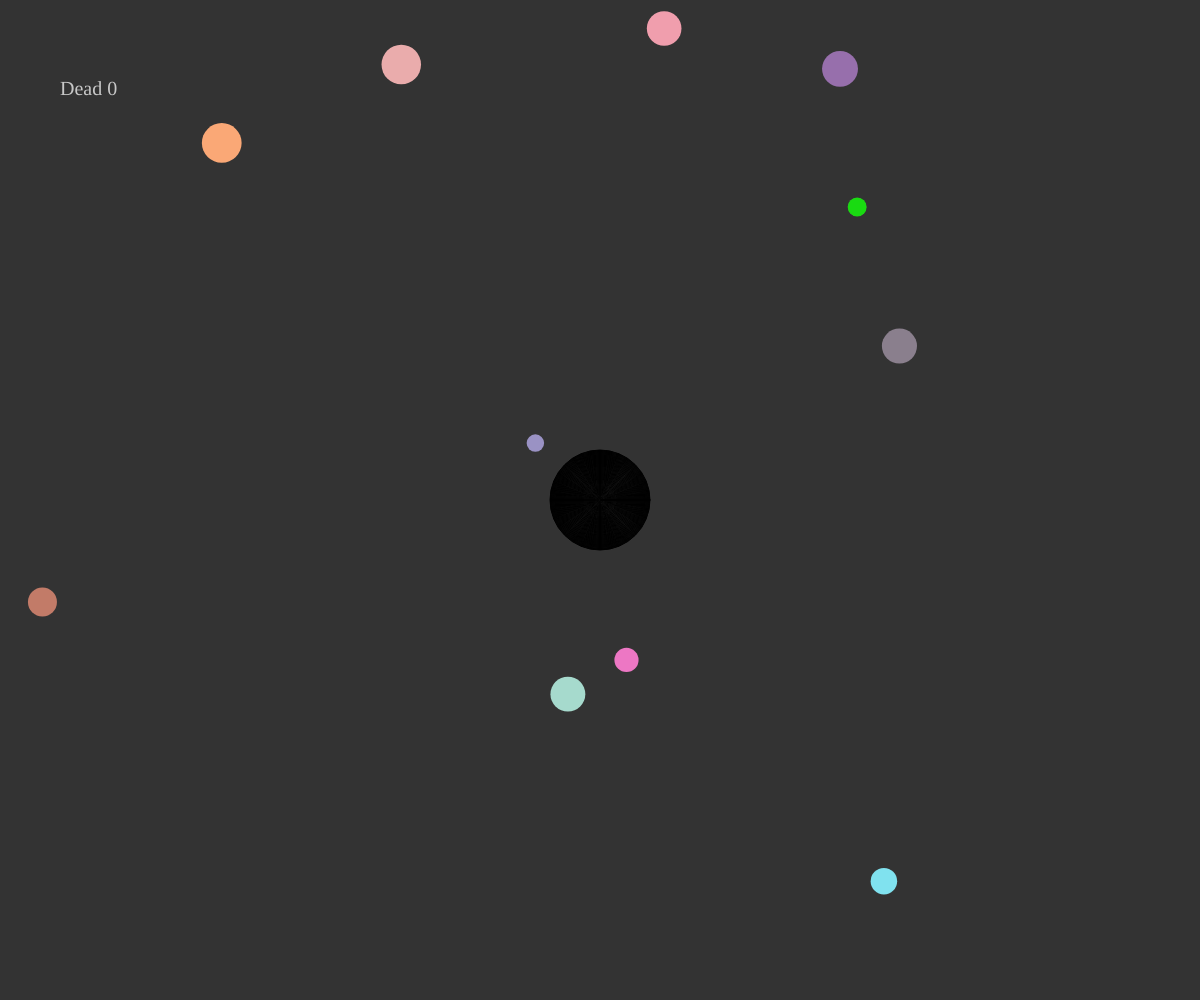
Frame 1 (no input)
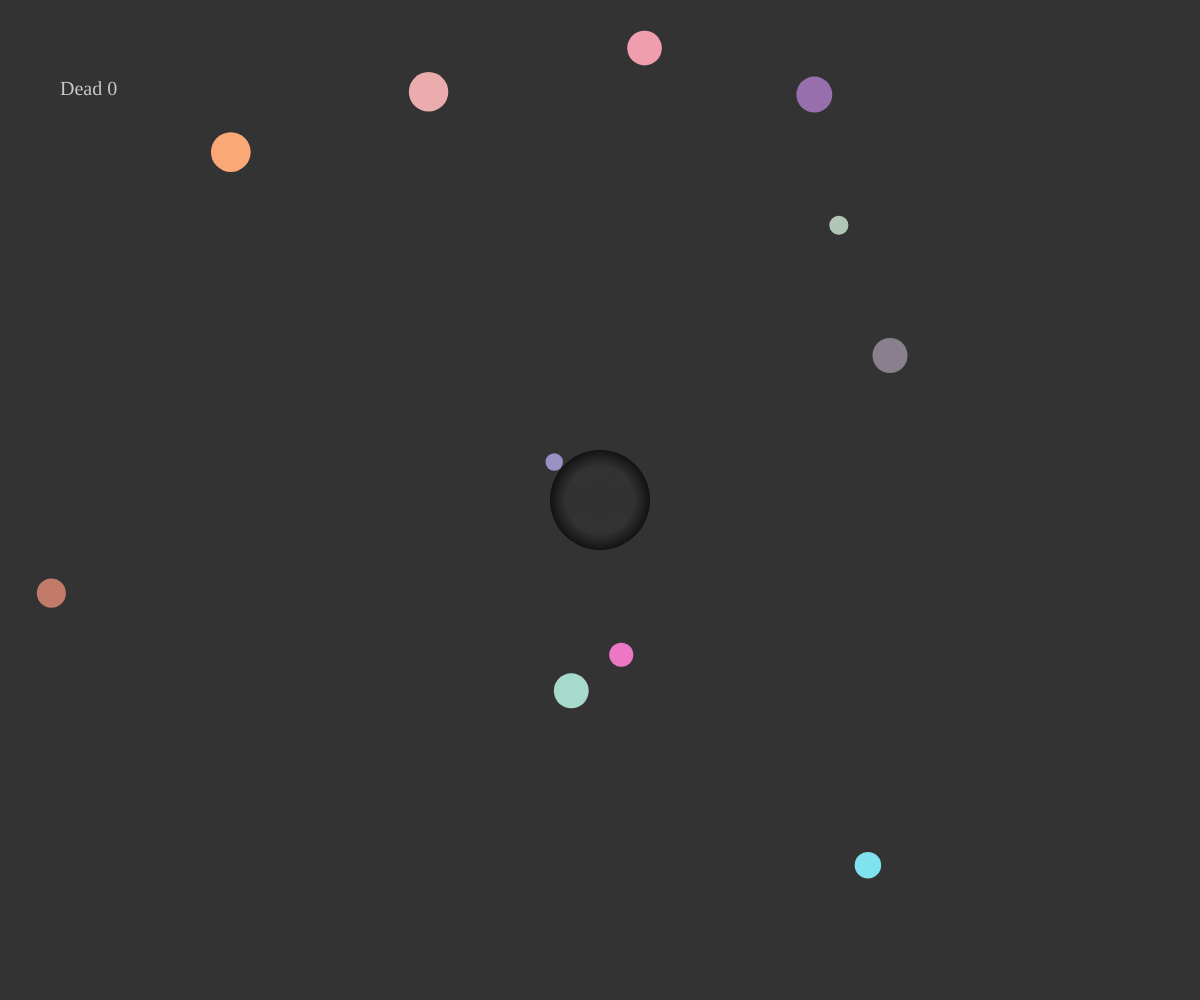
Frame 60 (no input)
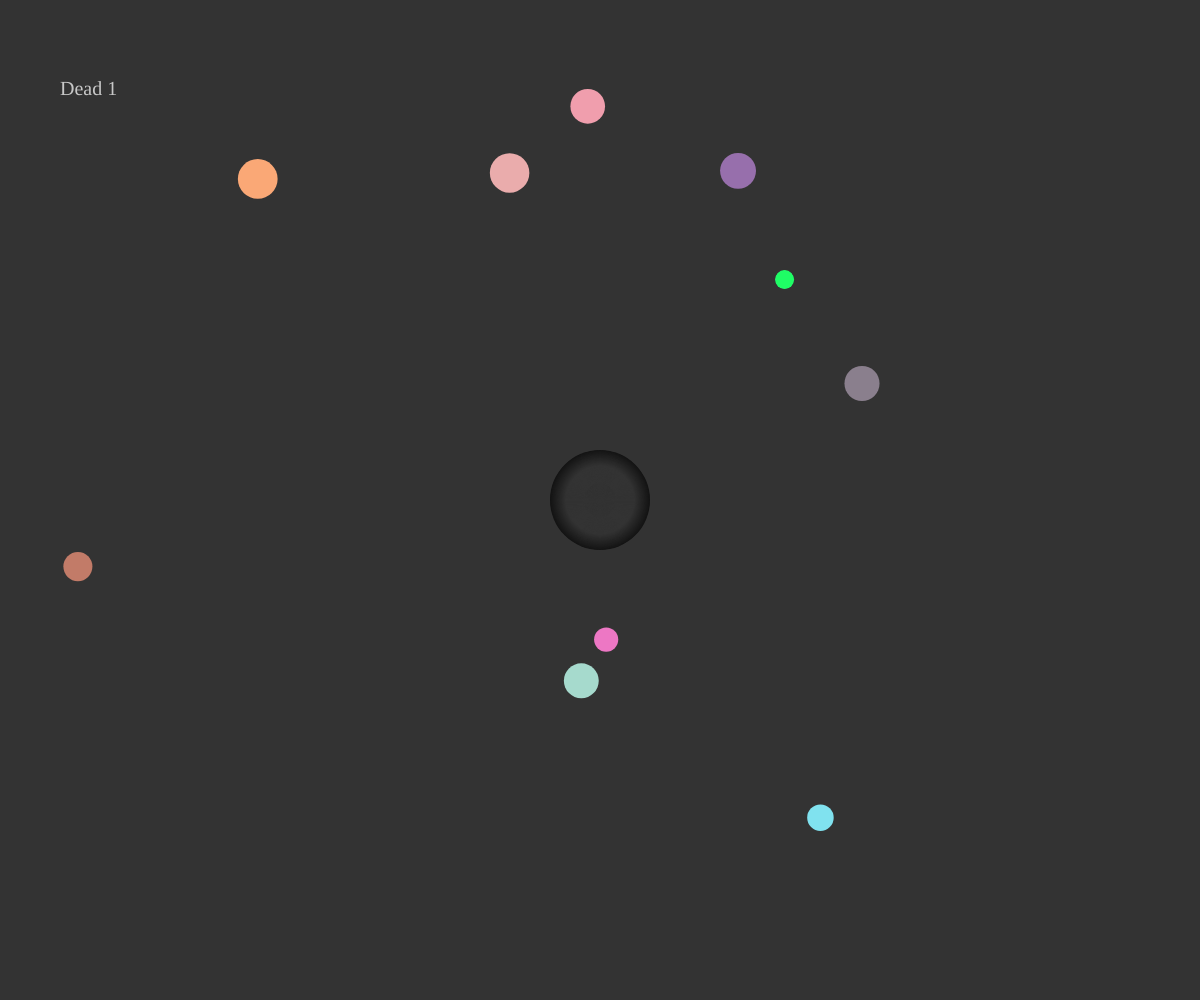
Frame 120 (the mouse pressed at the canvas centre since frame 60)

The p5.js sketch that drew these frames (run headless with seeded random() and noise() and a simulated clock; from frame 60 on, the mouse is pressed at the canvas centre):

// p5.js sketch
// ── sketch.js
let wWidth = window.innerWidth;
let wHeight = window.innerHeight;
let bgColor = 51;

let gravity_x = 0.01;
let gravity_y = 0.01;

let player;
let playerMoveForce = 2;
let hole;
let flock = [];
let dead = [];


function setup() {
  createCanvas(wWidth, wHeight);
  textFont("consolas");

  // create player
  player = new Entity(random(wWidth),
                      random(wHeight),
                      20,
                      true,
                      1);

  // create enemies
  for (var i = 0; i < 10; i++) {
    flock.push(new Entity(random(wWidth),     // initial x position
                          random(wHeight),    // initial y position
                          random(15, 40),     // radius
                          false,              // is player?
                          random(0.1, 1.5),   // mass
                          random(100, 255),   // red   component
                          random(100, 255),   // green component
                          random(100, 255))); // blue  component
  }

  // create blackhole
  hole = new BlackHole(100);
}


function draw() {
  background(bgColor);
  showScore(dead.length);

  hole.show();

  for (let i = 0; i < flock.length; i++) {
    flock[i].update();
    flock[i].show();
    if (flock[i].life(hole)) {
      dead.push(flock.splice(i, 1)[0]);
    }
  }

  player.update();
  player.show();
  if (player.life(hole)) {gameOver()}

  checkCollision();
}


function checkCollision() {
  for (let i = 0; i < flock.length; i++) {

    let x = flock[i].x - player.x;
    let y = flock[i].y - player.y;

    // detect collision using the phytagorean theorem
    let distance = sqrt(x*x + y*y)-(flock[i].r / 2 + player.r / 2);

    if (distance <= 0) { // collision happened

      if (flock[i].r < player.r) { // player "eats" flock[i] if it's radius is smaller than ours
        player.r += flock[i].r / 5;
        dead.push(flock.splice(i, 1)[0]);
        console.log("mampf");
      } else {                    // player gets "eaten" by flock[i]
        gameOver();
      }
    }
  }
}


function keyPressed() {
  switch (keyCode) {
    case 38:
      player.move(0, -playerMoveForce);
      break;

    case 40:
      player.move(0, playerMoveForce);
      break;

    case 37:
      player.move(-playerMoveForce, 0);
      break;

    case 39:
      player.move(playerMoveForce, 0);
      break;
  }
}


function showScore(score) {
  fill(200);
  textSize(20);
  textAlign(LEFT, BOTTOM);
  text("Dead " + score, wWidth * 0.05, wHeight * 0.1);
}


function gameOver() {
  fill(200);
  textSize(90);
  textAlign(CENTER,CENTER);
  text("GAME OVER", wWidth / 2, wHeight / 2);
  player.vx = 0;
  player.vy = 0;

  gravity_x = 0;
  gravity_y = 0;
  for (let entity of flock) {
    entity.vx = 0;
    entity.vy = 0;
  }
}


function windowResized() {
  wWidth = window.innerWidth;
  wHeight = window.innerHeight;
  resizeCanvas(wWidth, wHeight);
}

// ── class.js
class Entity {
  constructor(x, y, r, player, mass, color_r, color_g, color_b) {
    this.x = x;
    this.y = y;
    this.r = r;
    this.color_r = color_r;
    this.color_g = color_g;
    this.color_b = color_b;
    this.player = player;
    this.mass = mass;

    this.vx = 0;
    this.vy = 0;
  }

  show() {

    noStroke();
    if (this.player) {
      for (let i = 1; i < this.r; i++) {
        fill(random(255), random(255), random(255));
        ellipse(this.x, this.y, i, i);
      }
    } else {
      fill(this.color_r, this.color_g, this.color_b);
      ellipse(this.x, this.y, this.r, this.r);
    }
  }

  update() {
    // y physics
    if (this.y < wHeight / 2) {
      this.vy += (this.mass * gravity_y);
    } else {
      this.vy -= (this.mass * gravity_y);
    }
    this.y += this.vy;

    if (this.x < wWidth / 2) {
      this.vx += (this.mass * gravity_x);
    } else {
      this.vx -= (this.mass * gravity_x);
    }

    this.x += this.vx

  }

  move(vx, vy) {
    this.vx += vx;
    this.vy += vy;
  }

  life(blackhole) {
    let x = blackhole.x - this.x;
    let y = blackhole.y - this.y;

    // detect collision using the phytagorean theorem
    let distance = sqrt(x*x + y*y)-(blackhole.r / 2 + this.r / 2);

    if (distance <= 0) { // collision happened
      this.r = this.r + distance;
    }

    if (this.r <= 0) {
      return true;
    }
  }
}

class BlackHole {
  constructor(r) {
    this.r = r;
    this.x = wWidth / 2;
    this.y = wHeight / 2;
    this.endGradient = bgColor; // bgColor is a global var
    this.startGradient = 20;
  }

  show() {
    let reverse_i;
    for (let i = this.r; i > 0; i--) {
      reverse_i = this.r - i;
      if ((this.startGradient + reverse_i) > this.endGradient) {
        fill(this.endGradient);
      } else {
        fill(this.startGradient + reverse_i);
      }

      ellipse(this.x, this.y, i, i);
    }
  }
}
